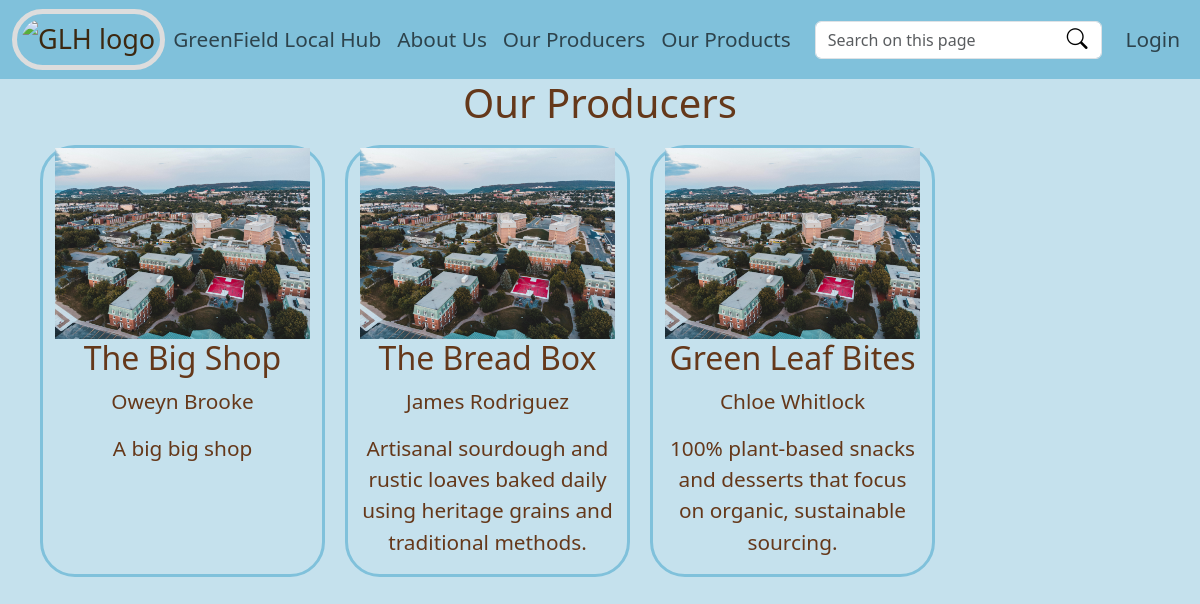
/producer/, run on the app's committed database.
### UserAccounts/models.py (models this page shows, shortened)
class ProducerAccount(models.Model):
    user = models.OneToOneField(User, on_delete=models.CASCADE)
    store_name = models.CharField(max_length=255)
    description = models.TextField()
    image = models.ImageField(upload_to='Images/', null=True, blank=True)

class User(AbstractUser):
    USERTYPE = (
        ("customer", "Customer"),
        ("producer", "Producer"),
    )
    user_type = models.CharField(max_length=15, choices = USERTYPE, default="customer")
    user_loyalty_points = models.IntegerField(default = 0)

### GLHApp/views.py (the view)
# urls.py: path('producer/', views.producer, name='producer'),
def producer(request):
    producers = ProducerAccount.objects.all()
    return render(request, 'producer.html', {'producers': producers})

### templates/producer.html
{% extends "base.html" %}
{% block body_block %}
<h1>Our Producers</h1>
<div class="container">
    <div class="row">
{% for producer in producers %}
<div class="col-sm-6 col-md-4 col-lg-3 mb-4 block product-item">
        <a href="{% url 'individualProducerPage' producer.pk %}">
        {% if producer.image %}
            <img src="{{ producer.image.url }}" alt="{{ producer.name }}" class="img-fluid">
        {% endif %}
        </a>
        <h2>{{ producer.store_name }}</h2>
        <p>{{ producer.user.first_name }} {{ producer.user.last_name }}</p>
        <p>{{ producer.description }}</p>
</div>
{% endfor %}
        </div>
        </div>
{% endblock %}

### templates/base.html (shortened to what this page needs)
{% load static %}
<!DOCTYPE html>
<html lang="en">
<head>
    <link href="https://cdn.jsdelivr.net/npm/bootstrap@5.3.8/dist/css/bootstrap.min.css" rel="stylesheet">
    <link href="https://cdn.jsdelivr.net/npm/bootstrap-icons@1.11.3/font/bootstrap-icons.css" rel="stylesheet">
    <link rel="stylesheet" href="{% static 'CSS/GLHStyles.css' %}">
</head>
<body>
  <nav class="navbar navbar-expand-lg">
  <div class="container-fluid">
    <a class="navbar-item" href="/"><img class= "logo"src="{% static 'Images/GLH temporary logo.JPG' %}" alt="GLH logo"></a>
    <div class="collapse navbar-collapse" id="nav">
      <ul class="navbar-nav">
        <li class="nav-item navbar">
          <a class="nav-link" href="{% url 'index' %}">GreenField Local Hub</a>
        </li>
        <li class="nav-item navbar">
          <a class="nav-link" href="{% url 'aboutUs' %}">About Us</a>
        </li>
        <li class="nav-item navbar">
          <a class="nav-link" href="{% url 'producer' %}">Our Producers</a>
        </li>
        <li class="nav-item navbar">
          <a class="nav-link" href="{% url 'product' %}">Our Products</a>
        </li>
      </ul>
      <form class="d-flex flex-grow-1 position-relative mx-3" id="main-search-bar-form">
        <input class="form-control pe-4" id="search-bar-input" type="search" placeholder="Search on this page">
        <button class="bi bi-search position-absolute top-50 end-0 translate-middle-y me-2 naked-button" type="submit" id="search-bar-input"></button>
      </form>
      <ul class="navbar-nav ms-auto">
        {% if user.is_producer == True %}
          <li class="nav-item navbar">
            <a class="nav-link" href="{% url 'producerDashboard' %}">Your Dashbored</a>
          </li>
          <li class="nav-item navbar">
            <a class="nav-link" href="{% url 'producerStockManagement' %}">Inventory</a>
          </li>
          <li class="nav-item navbar">
            <a class="nav-link" href="{% url 'logout' %}">Logout</a>
          </li>
        {% else %}
          <li class="nav-item navbar">
            <a class="nav-link" href="{% url 'login' %}">Login</a>
          </li>
        {% endif %}
      </ul>
    </div>
  </div>
  </nav>
{% block body_block %}
{% endblock %}
</body>
</html>

### static/CSS/GLHStyles.css (style rules this page uses)
body { background-color: #C5E1ED; color: #65381A; font-size: 1.3em; }
.navbar, .navbar-item { background-color: #80C1DB; color: #3C2810; }
.logo { border: 5px solid #ddd; border-radius: 75px; padding: 5px; width: 150px; }
a { color: #3C2810; font-size: 1.3em; text-decoration: none; }
h1 { text-align: center; }
.block { border: 3px solid #80C1DB; border-radius: 35px; margin: 10px; text-align: center; justify-content: center; align-items: center; }
li { list-style-type: none; }
.naked-button { background: none; border: none; }

### data on the page
ProducerAccount: image (placeholder picture), store_name "The Big Shop", user.first_name "Oweyn", user.last_name "Brooke", description "A big big shop"
ProducerAccount: image (placeholder picture), store_name "The Bread Box", user.first_name "James", user.last_name "Rodriguez", description "Artisanal sourdough and rustic loaves baked daily using heritage grains and traditional methods."
ProducerAccount: image (placeholder picture), store_name "Green Leaf Bites", user.first_name "Chloe", user.last_name "Whitlock", description "100% plant-based snacks and desserts that focus on organic, sustainable sourcing."
